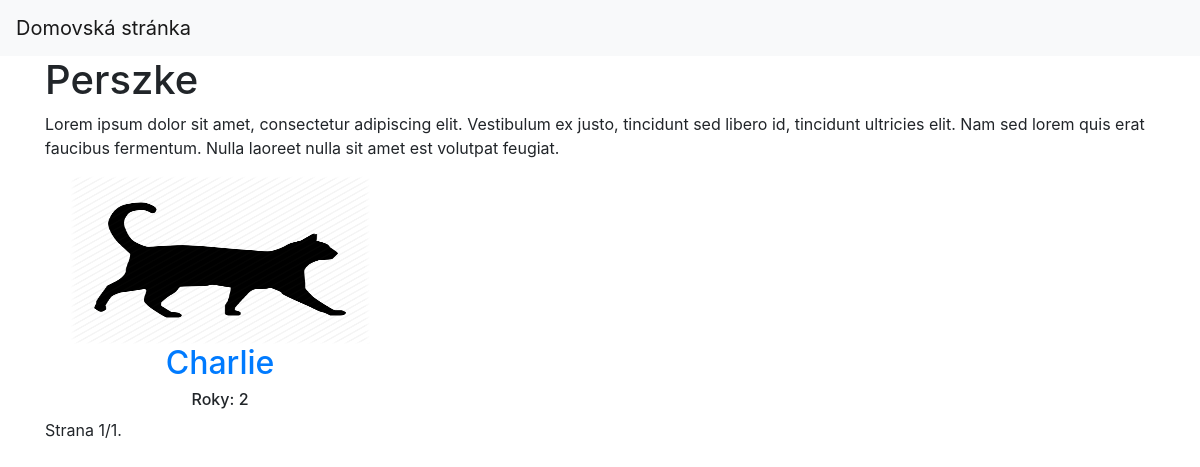
The app's page /Perszke with its own data.
### macky/models.py (models this page shows, shortened)
class rasa(models.Model):
    meno_rasy = models.CharField(max_length=100)
    popis_rasy = models.TextField()
    image = models.ImageField(upload_to='images/', null=True, blank=True)

class macka(models.Model):
    typ_rasy = models.ForeignKey(rasa, on_delete=models.CASCADE)
    meno = models.CharField(max_length=50)
    rok = models.IntegerField(default=0)
    hmotnost = models.IntegerField()
    vyska = models.IntegerField()
    kastracie = models.CharField(max_length=50)
    popis = models.TextField()
    image = models.ImageField(upload_to='images/', null=True, blank=True)

### macky/views.py (the view)
# urls.py: path('<meno_rasy>', CatsView.as_view(), name='cats'),
class CatsView(ListView):
    template_name = 'macky/cats.html'
    paginate_by = 6
    def get_queryset(self):
        self.rasa_r = get_object_or_404(rasa, meno_rasy=self.kwargs['meno_rasy'])
        return macka.objects.filter(typ_rasy=self.rasa_r)
    def get_context_data(self, **kwargs):
        context = super().get_context_data(**kwargs)
        context['urcita_rasa'] = self.rasa_r
        return context

### macky/templates/macky/cats.html (shortened to what this page needs)
{% extends 'macky/base.html' %}
{% load static %}
{% block content %}
<div class="container">
    <h1>{{urcita_rasa.meno_rasy}}</h1>
    <p>{{urcita_rasa.popis_rasy}}</p>
    <div class="row text-center perszske-container">
                {% for cats in page_obj %}
                    <div class="col-lg-4">
                        {% if cats.image %}
                            <img src="{{cats.image.url}}" width="300" height="168">
                        {% else %}
                            <img src="{% static 'macky/pictures/icon_cat.png' %}" width="300" height="168">
                        {% endif %}
                        <a href="/macka/{{cats.id}}"><h2>{{cats.meno}} </h2></a>
                        <h6>Roky: {{cats.rok}}</h6>
                    </div>
                {% endfor %}
    </div>
    <div class="pagination text-center">
        <span class="step-links">
            <span class="current">
                Strana {{ page_obj.number }}/{{ page_obj.paginator.num_pages }}.
            </span>
        </span>
    </div>
</div>
{% endblock %}

### records on screen
rasa: meno_rasy "Perszke", popis_rasy "Lorem ipsum dolor sit amet, consectetur adipiscing elit. Vestibulum ex justo, tincidunt sed libero id, tincidunt ultricies elit. Nam sed lorem quis erat faucibus fermentum. Nulla laoreet nulla sit amet est volutpat feugiat."
macka: meno "Charlie", rok "2"

### other values on screen
{{ page_obj.number }} "1"
{{ page_obj.paginator.num_pages }} "1"
